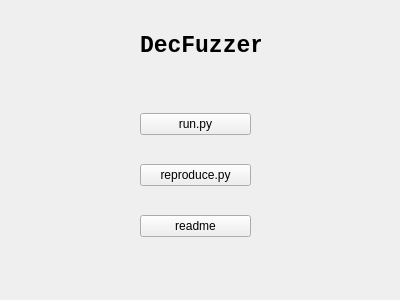
<?xml version="1.0" encoding="UTF-8"?>
<ui version="4.0">
 <class>DecFuzzer</class>
 <widget class="QWidget" name="DecFuzzer">
  <property name="geometry">
   <rect>
    <x>0</x>
    <y>0</y>
    <width>400</width>
    <height>300</height>
   </rect>
  </property>
  <property name="windowTitle">
   <string>Form</string>
  </property>
  <widget class="QLabel" name="label">
   <property name="geometry">
    <rect>
     <x>140</x>
     <y>30</y>
     <width>121</width>
     <height>31</height>
    </rect>
   </property>
   <property name="font">
    <font>
     <family>Consolas</family>
     <pointsize>17</pointsize>
     <weight>75</weight>
     <bold>true</bold>
    </font>
   </property>
   <property name="text">
    <string>DecFuzzer</string>
   </property>
  </widget>
  <widget class="QWidget" name="">
   <property name="geometry">
    <rect>
     <x>140</x>
     <y>90</y>
     <width>111</width>
     <height>171</height>
    </rect>
   </property>
   <layout class="QVBoxLayout" name="verticalLayout">
    <item>
     <widget class="QPushButton" name="pushButton">
      <property name="text">
       <string>run.py</string>
      </property>
     </widget>
    </item>
    <item>
     <widget class="QPushButton" name="pushButton_2">
      <property name="text">
       <string>reproduce.py</string>
      </property>
     </widget>
    </item>
    <item>
     <widget class="QPushButton" name="pushButton_3">
      <property name="text">
       <string>readme</string>
      </property>
     </widget>
    </item>
   </layout>
  </widget>
 </widget>
 <resources/>
 <connections/>
</ui>
